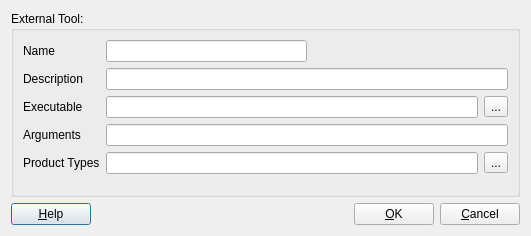
<?xml version="1.0" encoding="UTF-8"?>
<ui version="4.0">
 <class>ExtToolEdit</class>
 <widget class="QDialog" name="ExtToolEdit">
  <property name="geometry">
   <rect>
    <x>0</x>
    <y>0</y>
    <width>531</width>
    <height>236</height>
   </rect>
  </property>
  <property name="windowTitle">
   <string>External Tool Edition</string>
  </property>
  <layout class="QVBoxLayout" name="verticalLayout">
   <item>
    <widget class="QGroupBox" name="gpboxTool">
     <property name="title">
      <string>External Tool: </string>
     </property>
     <layout class="QFormLayout" name="formLayout">
      <item row="0" column="0">
       <widget class="QLabel" name="label_5">
        <property name="text">
         <string>Name</string>
        </property>
        <property name="alignment">
         <set>Qt::AlignLeading|Qt::AlignLeft|Qt::AlignVCenter</set>
        </property>
       </widget>
      </item>
      <item row="0" column="1">
       <layout class="QHBoxLayout" name="horizontalLayout_5">
        <item>
         <widget class="QLineEdit" name="edName"/>
        </item>
        <item>
         <spacer name="horizontalSpacer_3">
          <property name="orientation">
           <enum>Qt::Horizontal</enum>
          </property>
          <property name="sizeHint" stdset="0">
           <size>
            <width>40</width>
            <height>20</height>
           </size>
          </property>
         </spacer>
        </item>
       </layout>
      </item>
      <item row="1" column="0">
       <widget class="QLabel" name="label_6">
        <property name="text">
         <string>Description</string>
        </property>
        <property name="alignment">
         <set>Qt::AlignLeading|Qt::AlignLeft|Qt::AlignVCenter</set>
        </property>
       </widget>
      </item>
      <item row="1" column="1">
       <widget class="QLineEdit" name="edDesc"/>
      </item>
      <item row="2" column="0">
       <widget class="QLabel" name="label_7">
        <property name="text">
         <string>Executable</string>
        </property>
        <property name="alignment">
         <set>Qt::AlignLeading|Qt::AlignLeft|Qt::AlignVCenter</set>
        </property>
       </widget>
      </item>
      <item row="2" column="1">
       <layout class="QHBoxLayout" name="horizontalLayout_7">
        <item>
         <widget class="QLineEdit" name="edExe"/>
        </item>
        <item>
         <widget class="QToolButton" name="tbtnSelectExe">
          <property name="text">
           <string>...</string>
          </property>
         </widget>
        </item>
       </layout>
      </item>
      <item row="3" column="0">
       <widget class="QLabel" name="label_9">
        <property name="text">
         <string>Arguments</string>
        </property>
        <property name="alignment">
         <set>Qt::AlignLeading|Qt::AlignLeft|Qt::AlignVCenter</set>
        </property>
       </widget>
      </item>
      <item row="3" column="1">
       <widget class="QLineEdit" name="edArgs"/>
      </item>
      <item row="4" column="0">
       <widget class="QLabel" name="label_8">
        <property name="text">
         <string>Product Types</string>
        </property>
        <property name="alignment">
         <set>Qt::AlignLeading|Qt::AlignLeft|Qt::AlignVCenter</set>
        </property>
       </widget>
      </item>
      <item row="4" column="1">
       <layout class="QHBoxLayout" name="horizontalLayout_6">
        <item>
         <widget class="QLineEdit" name="edProdTypes">
          <property name="readOnly">
           <bool>true</bool>
          </property>
         </widget>
        </item>
        <item>
         <widget class="QToolButton" name="tbtnSelectProdTypes">
          <property name="text">
           <string>...</string>
          </property>
         </widget>
        </item>
       </layout>
      </item>
     </layout>
    </widget>
   </item>
   <item>
    <layout class="QHBoxLayout" name="horizontalLayout_8">
     <property name="leftMargin">
      <number>0</number>
     </property>
     <property name="topMargin">
      <number>0</number>
     </property>
     <property name="rightMargin">
      <number>0</number>
     </property>
     <property name="bottomMargin">
      <number>0</number>
     </property>
     <item>
      <widget class="QPushButton" name="btnHelp">
       <property name="text">
        <string>&amp;Help</string>
       </property>
      </widget>
     </item>
     <item>
      <spacer name="horizontalSpacer_4">
       <property name="orientation">
        <enum>Qt::Horizontal</enum>
       </property>
       <property name="sizeHint" stdset="0">
        <size>
         <width>40</width>
         <height>20</height>
        </size>
       </property>
      </spacer>
     </item>
     <item>
      <widget class="QPushButton" name="btnOK">
       <property name="text">
        <string>&amp;OK</string>
       </property>
      </widget>
     </item>
     <item>
      <widget class="QPushButton" name="btnCancel">
       <property name="text">
        <string>&amp;Cancel</string>
       </property>
      </widget>
     </item>
    </layout>
   </item>
  </layout>
 </widget>
 <resources/>
 <connections>
  <connection>
   <sender>btnHelp</sender>
   <signal>clicked()</signal>
   <receiver>ExtToolEdit</receiver>
   <slot>showHelp()</slot>
   <hints>
    <hint type="sourcelabel">
     <x>72</x>
     <y>196</y>
    </hint>
    <hint type="destinationlabel">
     <x>90</x>
     <y>261</y>
    </hint>
   </hints>
  </connection>
  <connection>
   <sender>tbtnSelectExe</sender>
   <signal>clicked()</signal>
   <receiver>ExtToolEdit</receiver>
   <slot>selectApp()</slot>
   <hints>
    <hint type="sourcelabel">
     <x>561</x>
     <y>121</y>
    </hint>
    <hint type="destinationlabel">
     <x>596</x>
     <y>142</y>
    </hint>
   </hints>
  </connection>
  <connection>
   <sender>tbtnSelectProdTypes</sender>
   <signal>clicked()</signal>
   <receiver>ExtToolEdit</receiver>
   <slot>selectProdTypes()</slot>
   <hints>
    <hint type="sourcelabel">
     <x>561</x>
     <y>152</y>
    </hint>
    <hint type="destinationlabel">
     <x>574</x>
     <y>179</y>
    </hint>
   </hints>
  </connection>
  <connection>
   <sender>btnOK</sender>
   <signal>clicked()</signal>
   <receiver>ExtToolEdit</receiver>
   <slot>accept()</slot>
   <hints>
    <hint type="sourcelabel">
     <x>430</x>
     <y>184</y>
    </hint>
    <hint type="destinationlabel">
     <x>387</x>
     <y>183</y>
    </hint>
   </hints>
  </connection>
  <connection>
   <sender>btnCancel</sender>
   <signal>clicked()</signal>
   <receiver>ExtToolEdit</receiver>
   <slot>reject()</slot>
   <hints>
    <hint type="sourcelabel">
     <x>535</x>
     <y>187</y>
    </hint>
    <hint type="destinationlabel">
     <x>278</x>
     <y>189</y>
    </hint>
   </hints>
  </connection>
 </connections>
 <slots>
  <slot>showHelp()</slot>
  <slot>selectApp()</slot>
  <slot>selectProdTypes()</slot>
 </slots>
</ui>
